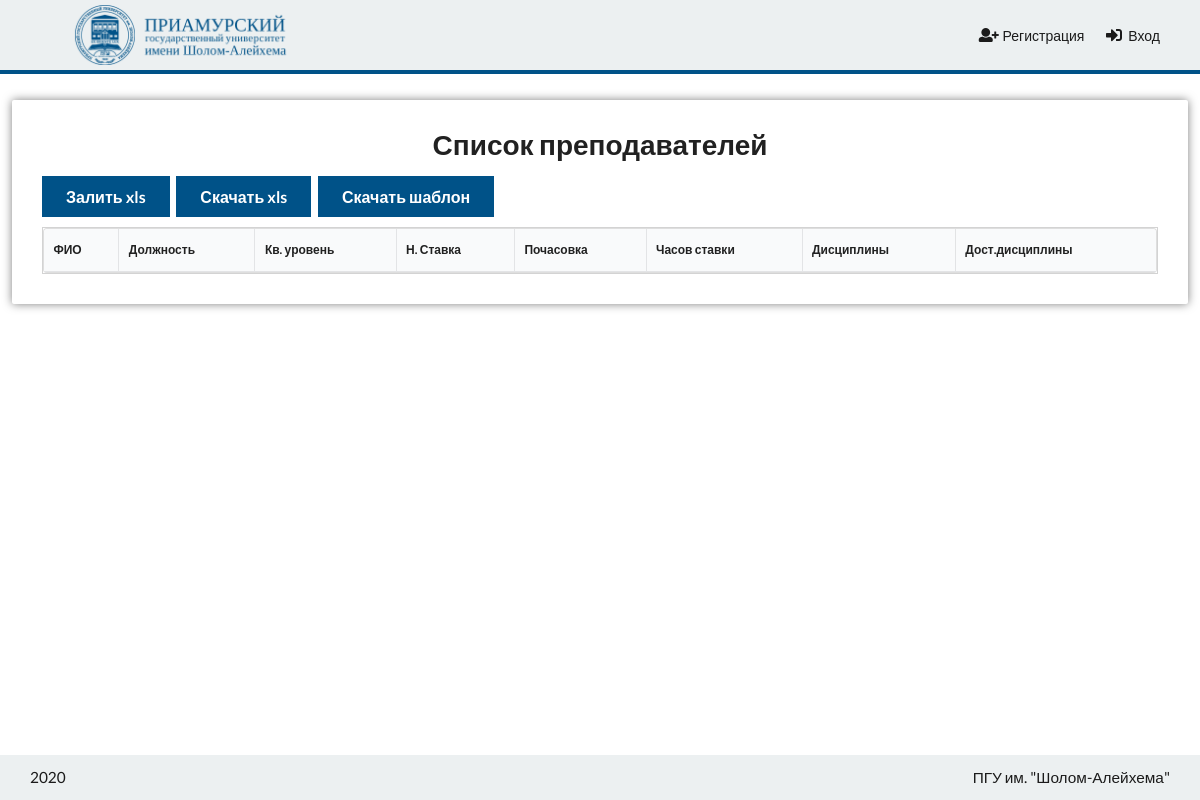
Page /prepods/list/ on the earlier database version.
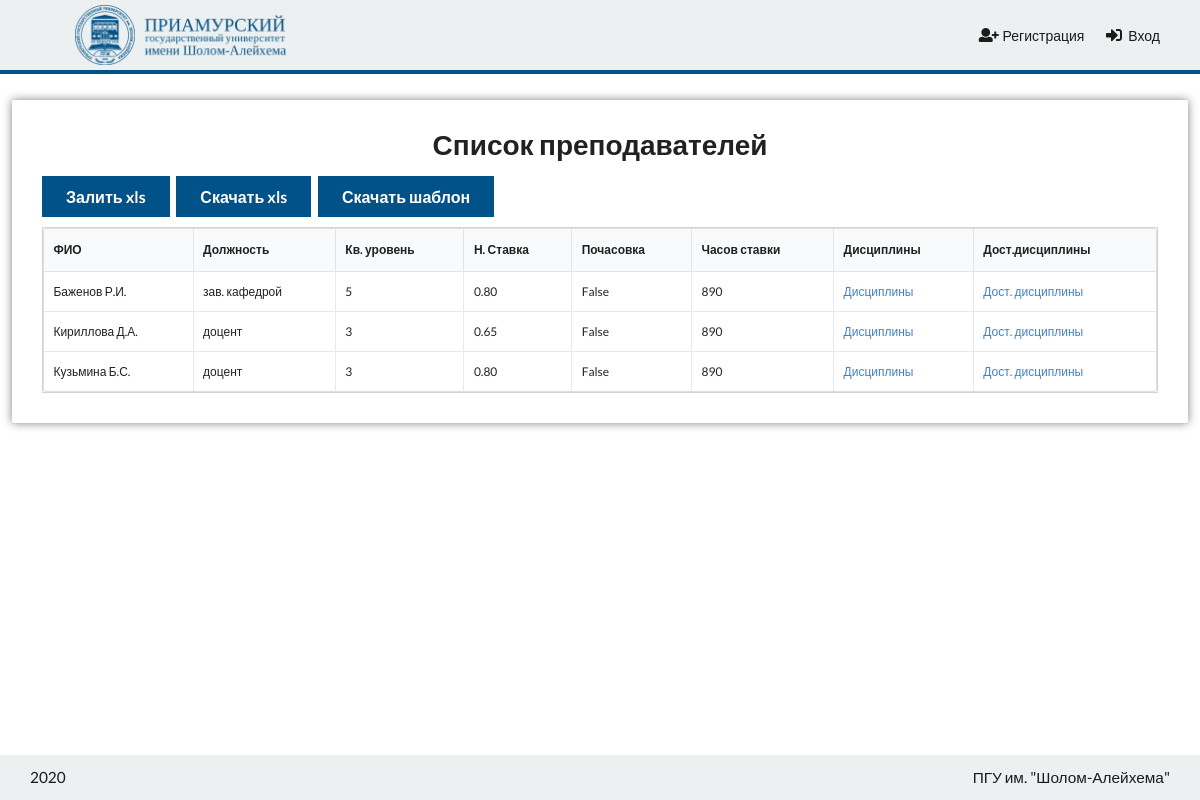
Same page on the later database version.
### Prepods/models.py (models this page shows, shortened)
class Prepod(models.Model):
    objects = MyManager()
    user = models.OneToOneField(User, on_delete=models.SET_NULL, null=True)
    last_name = models.CharField(max_length=64, verbose_name="Фамилия")
    first_name = models.CharField(max_length=64, verbose_name="Имя")
    surname = models.CharField(max_length=64, verbose_name="Отчество")
    dolzhnost = models.ForeignKey(Dolzhnost, on_delete=models.SET_NULL, null=True, verbose_name="Должность")
    kv_uroven = models.IntegerField(verbose_name="Кв. уровень")
    n_stavka = models.DecimalField(max_digits=4, decimal_places=2, verbose_name="Н.Ставка")
    pochasovka = models.BooleanField(default=False, verbose_name="Почасовка")
    chasov_stavki = models.IntegerField(verbose_name="Часов ставки")
    class Meta:
        verbose_name = 'Преподаватель'
        verbose_name_plural = 'Преподаватели'
    def fio(self):
        return self.__str__()
    def __str__(self):
        return f'{self.last_name} {self.first_name[0]}.{self.surname[0]}.'

class Dolzhnost(models.Model):
    objects = MyManager()
    name = models.CharField(max_length=64, unique=True)
    class Meta:
        verbose_name_plural = "Должности"
        verbose_name = "Должность"

### Prepods/views.py (the view)
# urls.py: path('list/', prepods_list, name='list'),
def prepods_list(request):
    return render(request, 'Prepods/List.html', {'prepods': Prepod.objects.all()})

### Accounts/templatetags/modified.py (called while the page is built)
def get_value_from_context(context, dots_var, nullable=False):
    c_key = dots_var.split('.')[0]
    try:
        var = context[c_key]
    except KeyError:
        if nullable:
            return None
        raise KeyError('Template context does not exist key: {}'.format(c_key))
    splitted_var = dots_var.split('.')
    if len(splitted_var) > 0:
        attr = '.'.join(splitted_var[1:])
        try:
            value = getattr(var, attr)
        except Exception:
            if nullable:
                return None
            raise AttributeError('Variable {} does not contain attribute {}'.format(splitted_var[0], attr))
    else:
        value = var
    if callable(value):
        value = value()
    return value

### utils/shortcuts.py (called while the page is built)
def build_url(*args, **kwargs):
    get = kwargs.pop('get', {})
    url = reverse(*args, kwargs=kwargs)
    if get:
        url += '?' + urllib.parse.urlencode(get)
    return url

### templates/Prepods/List.html (shortened to what this page needs)
{% extends 'base.html' %}
{% load static %}
{% load modified %}
{% block content %}
    <div class="ui container full-width">
        <div class="child-center">
            <div class="discipline-list cblock">
                <div class="content">
                    <h1 class="ui center aligned header">Список преподавателей</h1>
                    <form id="download-xls" method="post">
                        <div class="sixteen wide">
                            <a onclick="showModal()" class="large ui primary button">Залить xls</a>
                            <button type="submit" class="large ui primary button">Скачать xls</button>
                            <a href="{% static 'files/Shablon.xls' %}" class="large ui primary button"
                               download="proposed_file_name">Скачать шаблон</a>
                        </div>
                    </form>
                    <div class="sixteen wide table-container">
                        <table class="ui celled table">
                            <thead>
                            <tr>
                                <th>ФИО</th>
                                <th>Должность</th>
                                <th>Кв. уровень</th>
                                <th>Н. Ставка</th>
                                <th>Почасовка</th>
                                <th>Часов ставки</th>
                                <th>Дисциплины</th>
                                <th>Дост.дисциплины</th>
                            </tr>
                            </thead>
                            <tbody>
                            {% for prepod in prepods %}
                                <tr>
                                    <td data-label="ФИО">{{ prepod.fio }}</td>
                                    <td data-label="Должность">{{ prepod.dolzhnost.name }}</td>
                                    <td data-label="Кв. уровень">{{ prepod.kv_uroven }}</td>
                                    <td data-label="Н. Ставка">{{ prepod.n_stavka }}</td>
                                    <td data-label="Почасовка">{{ prepod.pochasovka }}</td>
                                    <td data-label="Часов ставки">{{ prepod.chasov_stavki }}</td>
                                    <td data-label="Дисциплины"><a href="{% iurl 'prepods:disciplines' id='prepod.id' %}">Дисциплины</a></td>
                                    <td data-label="Дост.дисциплины"><a href="{% iurl 'prepods:available' id='prepod.id' %}">Дост. дисциплины</a></td>
                                </tr>
                            {% endfor %}
                            </tbody>
                        </table>
                    </div>
                </div>
            </div>
        </div>
    </div>
{% endblock %}

### templates/base.html (shortened to what this page needs)
{% load static %}
<!DOCTYPE html>
<html lang="ru">
<head>
    <link href="{% static 'css/semantic.min.css' %}?version=1" rel="stylesheet">
    <link href="{% static 'css/style.css' %}?version=4" rel="stylesheet">
</head>
<body>
<header>
    {% include 'navbar.html' %}
</header>
<main>
    {% block content %}
    {% endblock content %}
</main>
{% include 'footer.html' %}
</body>
</html>

### templates/navbar.html
{% load static %}
<nav>
    <div class="ui container">
        <ul class="left">
            <li class="logo">
                <a href="{% url 'main:index' %}"><img alt="Biblior" src="{% static 'img/logo.png' %}"></a>
            </li>
        </ul>
        {% if request.user.is_authenticated %}
            <ul class="right">
                {% if request.user.is_superuser %}
                    <li><a href="/admin/"><i class="star plus icon"></i>Админка</a></li>
                {% endif %}
                <li><a href=""><i class="user plus icon"></i>Личный кабинет</a></li>
                <li><a href="{% url 'accounts:logout' %}"><i class="sign out alternate icon"></i>Выход</a></li>
            </ul>
        {% else %}
            <ul class="right">
                <li><a href="{% url 'accounts:registration' %}"><i class="user plus icon"></i>Регистрация</a></li>
                <li><a href="{% url 'accounts:login' %}"><i class="sign in alternate icon"></i>Вход</a></li>
            </ul>
        {% endif %}
    </div>
    <div class="line">
    </div>
</nav>

### templates/footer.html
<footer>
    <div class="ui container">
        <span class="left">2020</span>
        <span class="right">ПГУ им. "Шолом-Алейхема"</span>
    </div>
</footer>

### static/css/style.css (style rules this page uses)
:root { --color: #151515;--nav-bg-color: #ecf0f1;--nav-color: #1b1b1b;--nav-item-hover-bg-color: #e3e7e8;--content-bg-color: #ffffff;--btn-primary-color: #005288;--btn-primary-hover-color: #00497e;--btn-primary-active-color: #003c6b;--btn-primary-text-color: #ffffff;--menu-active-color: #ccddff;--menu-active-hover-color: #b3ccff }
:root body:before { filter:invert(100%) blur(5px) opacity(60%) }
nav { width:100%;height:70px;background-color:var(--nav-bg-color);line-height:70px }
nav .line { width:100%;height:4px;background-color:var(--btn-primary-color) }
nav div.container { height:100% }
nav div.container ul { margin:0;height:100%;line-height:inherit;display:inline-block;position:relative }
nav div.container ul.left { float:left }
nav div.container ul.right { float:right }
nav div.container ul li { height:100%;line-height:inherit;display:inline-block;position:relative;float:left }
nav div.container ul li:not(.logo) a { display:block;height:100%;line-height:inherit;color:var(--nav-color);padding:0 10px }
nav div.container ul li:not(.logo) a i { margin-right:5px;font-size:16px }
nav div.container ul li img { height:60px;margin-top:5px;width:auto }
footer { display:block;position:relative;width:100%;margin-top:-45px;height:45px;line-height:45px;background-color:var(--nav-bg-color);color:var(--nav-color);font-size:1.1rem }
footer span { line-height:inherit }
footer span.left { float:left }
footer span.right { float:right }
.ui.container.full-width { width:100%;max-width:98% !important }
.discipline-list { width:100%;max-width:100% }
.discipline-list .table-container { overflow-x:scroll;margin-top:10px;border:1px solid rgba(15,15,16,0.18);font-size:12px }
html { padding:0;margin:0;min-height:100% }
header { padding:0;margin:0 }
body { padding:0;margin:0;color:var(--color) }
body:before { z-index:-3;content:"";position:fixed;top:0;left:0;width:100%;height:100%;background-attachment:fixed;background-repeat:no-repeat;background-size:cover }
body h1 { font-size:3rem }
body main { min-height:calc(100% - 70px);padding-bottom:45px }
.ui.container { width:95%;max-width:1280px !important }
.child-center { width:100%;display:flex;justify-content:center }
.cblock { display:block;position:relative;float:left }
.content:not(.no-shadow) { margin:30px 0;background-color:var(--content-bg-color);border-radius:2px;display:block;position:relative;float:left;width:100%;padding:30px;box-shadow:0 0 10px rgba(0,0,0,0.5) }
.ui.button.primary { background-color:var(--btn-primary-color);color:var(--btn-primary-text-color);border-radius:0 }

Differences in the rows shown:
added Prepod: fio "Баженов Р.И.", dolzhnost.name "зав. кафедрой", kv_uroven "5", n_stavka "0.80", pochasovka "False", chasov_stavki "890"
added Prepod: fio "Кириллова Д.А.", dolzhnost.name "доцент", kv_uroven "3", n_stavka "0.65", pochasovka "False", chasov_stavki "890"
added Prepod: fio "Кузьмина Б.С.", dolzhnost.name "доцент", kv_uroven "3", n_stavka "0.80", pochasovka "False", chasov_stavki "890"
